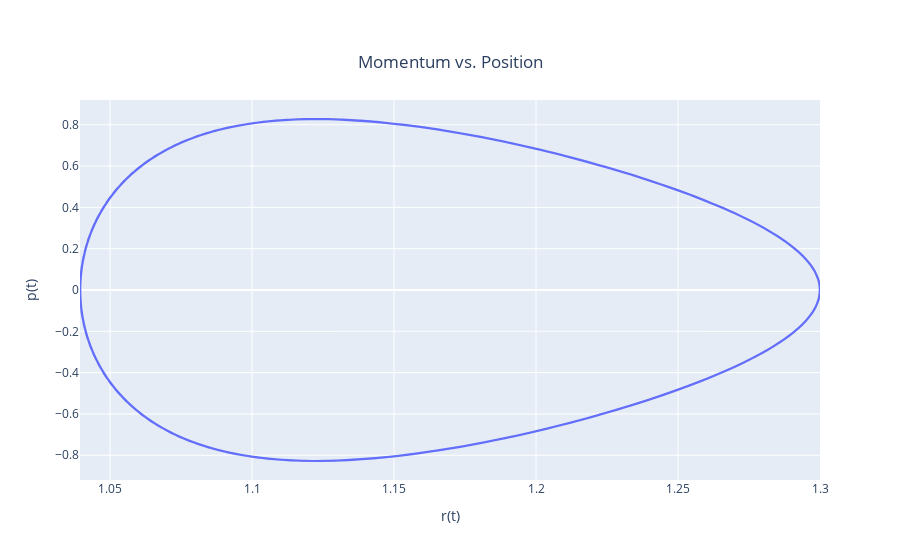

The cell this chart's notebook holds for it:
### Code cell
plot_data(r, p, x_axis_title='r(t)', y_axis_title='p(t)', title='Momentum vs. Position')

### Figure 1 — Plotly figure (JSON) as saved in the notebook; plotly's stock layout.template omitted (floating-point values rounded to 4 significant figures; data arrays with more than 128 entries replaced by an {"elided": "..."} marker saying what was removed)
{"data": [{"mode": "lines", "type": "scatter", "x": {"elided": "1001 float values"}, "y": {"elided": "1001 float values"}}], "layout": {"title": {"text": "Momentum vs. Position", "x": 0.5, "xanchor": "center", "y": 0.9, "yanchor": "top"}, "xaxis": {"title": {"text": "r(t)"}}, "yaxis": {"title": {"text": "p(t)"}}}}
